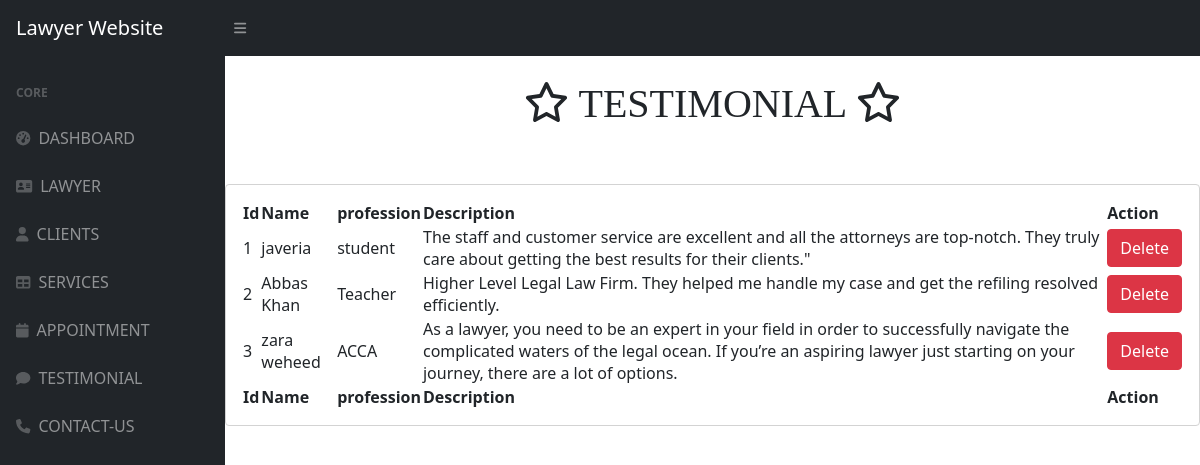
The app's page /admin/testimonial.php with its own data.
### tables this page shows
CREATE TABLE `testimonial` (
  `id` int(20) NOT NULL,
  `name` varchar(50) NOT NULL,
  `profession` varchar(100) NOT NULL,
  `description` varchar(1000) NOT NULL
);

### admin/testimonial.php (the view, shortened to what this page needs)
<!DOCTYPE php>
<php lang="en">
    <head>
        <link href="https://cdn.jsdelivr.net/npm/simple-datatables@latest/dist/style.css" rel="stylesheet" />
        <link href="css/styles.css" rel="stylesheet" />
    </head>
    <body class="sb-nav-fixed">
        <nav class="sb-topnav navbar navbar-expand navbar-dark bg-dark">
            <a class="navbar-brand ps-3" href="dashboard.php">Lawyer Website</a>
            <button class="btn btn-link btn-sm order-1 order-lg-0 me-4 me-lg-0" id="sidebarToggle" href="#!"><i class="fas fa-bars"></i></button>
        </nav>
        <div id="layoutSidenav">
        <div id="layoutSidenav_nav">
                <nav class="sb-sidenav accordion sb-sidenav-dark" id="sidenavAccordion">
                    <div class="sb-sidenav-menu">
                        <div class="nav">
                            <div class="sb-sidenav-menu-heading">Core</div>
                            <a class="nav-link" href="dashboard.php">
                                <div class="sb-nav-link-icon"><i class="fas fa-tachometer-alt"></i></div>
                                DASHBOARD
                            </a>
                            <a class="nav-link" href="lawyer.php">
                                <div class="sb-nav-link-icon"><i class="fas fa-vcard"></i></div>
                               LAWYER
                            </a>
                            <a class="nav-link" href="client.php">
                                <div class="sb-nav-link-icon"><i class="fas fa-user"></i></div>
                               CLIENTS
                            </a>
                            <a class="nav-link" href="service.php">
                                <div class="sb-nav-link-icon"><i class="fas fa-table"></i></div>
                               SERVICES
                            <a class="nav-link" href="appointment.php">
                                <div class="sb-nav-link-icon"><i class="fas fa-calendar"></i></div>
                                APPOINTMENT
                            </a>
                            <a class="nav-link" href="testimonial.php">
                                <div class="sb-nav-link-icon"><i class="fas fa-comment"></i></div>
                                TESTIMONIAL
                            </a>
                            <a class="nav-link" href="contact.php">
                                <div class="sb-nav-link-icon"><i class="fas fa-phone"></i></div>
                                CONTACT-US
                            </a>
                        </div>
                    </div>
                </nav>
            </div>
                <div id="layoutSidenav_content">
                <main>
                <div class="container-fluid px-4">
                <h1 class="mt-4 heading"><span><i class="fa-regular fa-star"></i></span> TESTIMONIAL <span><i class="fa-regular fa-star"></i></span></h1>
             </div>
             <br>
<div class="card mb-4"style="border:solid LightGrey 1px;">
                            <div class="card-body">
                                <table id="datatablesSimple">
                                    <thead>
                                        <tr>
                                        <th>Id</th>
                                        <th>Name</th>
                                        <th>profession</th>
                                        <th>Description</th>
                                        <th>Action</th>
                                        </tr>
                                    </thead>
                                    <tfoot>
                                    <tr>
                                        <th>Id</th>
                                        <th>Name</th>
                                        <th>profession</th>
                                        <th>Description</th>
                                        <th>Action</th>
                                        </tr>
                                    </tfoot>
                                    <tbody>
                                    <?php
                    include('include/config.php');
                       $query="SELECT * from `testimonial`";
                       $result = mysqli_query($conn,$query);
                       if(mysqli_num_rows($result)){
                     while ($row = mysqli_fetch_array($result)){
                    ?>
                <tr>
                     <td><?= $row['id'] ?></td>
                    <td><?= $row['name'] ?></td>
                    <td><?= $row['profession'] ?></td>
                    <td><?= $row['description'] ?></td>
                    <td> <a  href ="testimonialremove.php?id=<?=$row['id']?>" class="btn btn-danger">Delete</a></td>
                </tr>
                <?php
                   } }
                ?>
</tbody>
</table>
</div>
</div>
</div>
            </div>
    </body>
</php>

### admin/testimonial.php (style rules this page uses)
.heading { text-align:center; font-family:fantasy; src: url(sansation_bold.woff); }

### records on screen
testimonial: id "1", name "javeria", profession "student", description "The staff and customer service are excellent and all the attorneys are top-notch. They truly care about getting the best results for their clients.\""
testimonial: id "2", name "Abbas Khan", profession "Teacher", description "Higher Level Legal Law Firm. They helped me handle my case and get the refiling resolved efficiently."
testimonial: id "3", name "zara weheed", profession "ACCA", description "As a lawyer, you need to be an expert in your field in order to successfully navigate the complicated waters of the legal ocean. If you’re an aspiring lawyer just starting on your journey, there are a lot of options."
